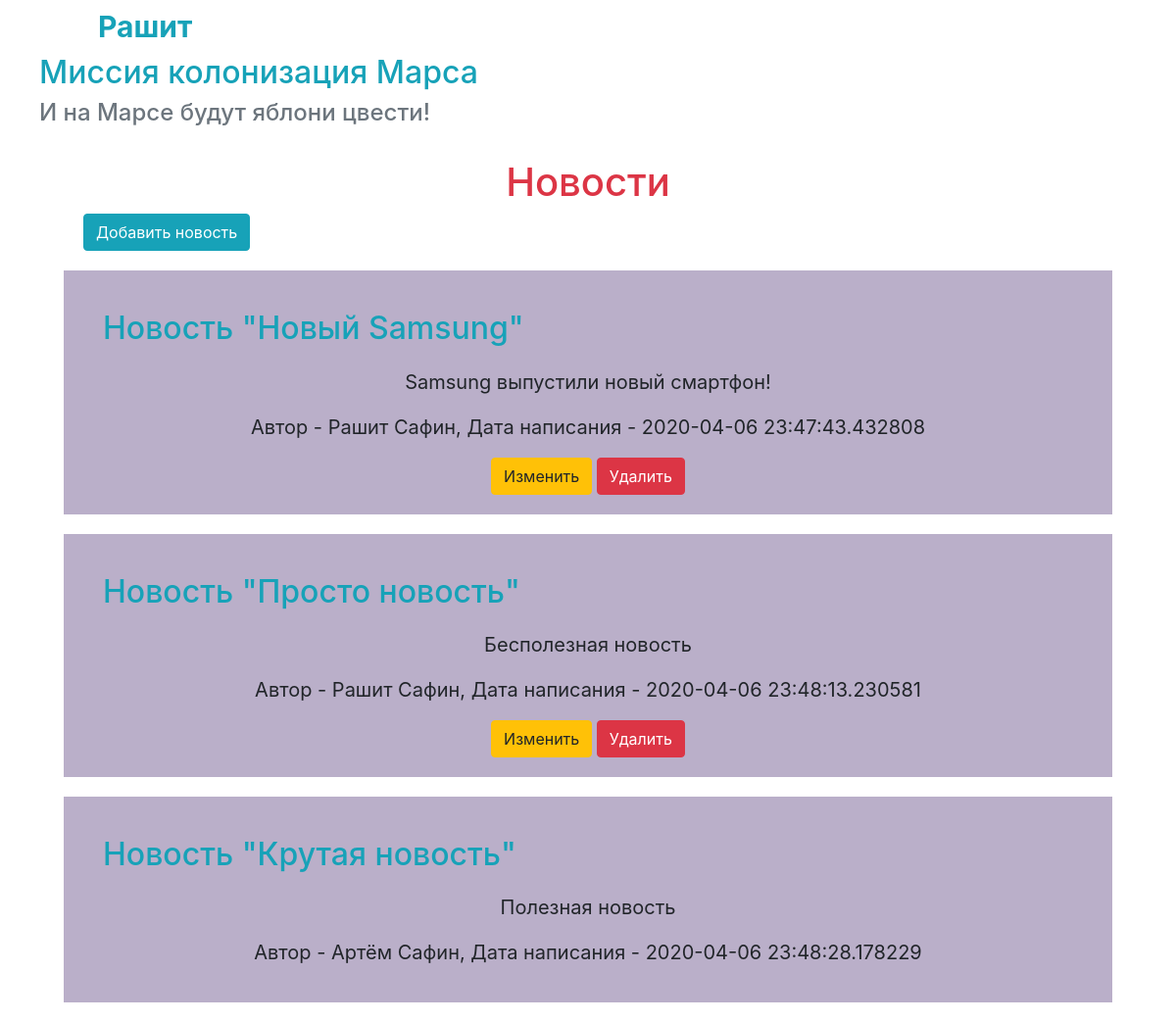
/ (signed in), run on the app's committed database.
### data/users.py (models this page shows, shortened)
class User(SqlAlchemyBase, UserMixin):
    __tablename__ = 'users'
    id = sqlalchemy.Column(sqlalchemy.Integer, primary_key=True, autoincrement=True)
    surname = sqlalchemy.Column(sqlalchemy.String)
    name = sqlalchemy.Column(sqlalchemy.String)
    age = sqlalchemy.Column(sqlalchemy.Integer)
    news = orm.relation("News", back_populates="user")
    position = sqlalchemy.Column(sqlalchemy.String)
    speciality = sqlalchemy.Column(sqlalchemy.String)
    address = sqlalchemy.Column(sqlalchemy.String)
    email = sqlalchemy.Column(sqlalchemy.String, unique=True)
    hashed_password = sqlalchemy.Column(sqlalchemy.String)
    modified_date = sqlalchemy.Column(sqlalchemy.DateTime)

### data/news.py (models this page shows)
class News(SqlAlchemyBase):
    __tablename__ = 'news'
    id = sqlalchemy.Column(sqlalchemy.Integer, primary_key=True, autoincrement=True)
    title = sqlalchemy.Column(sqlalchemy.String, nullable=True)
    content = sqlalchemy.Column(sqlalchemy.String, nullable=True)
    created_date = sqlalchemy.Column(sqlalchemy.DateTime, default=datetime.datetime.now())
    is_private = sqlalchemy.Column(sqlalchemy.Boolean, default=False)
    user_id = sqlalchemy.Column(sqlalchemy.Integer, sqlalchemy.ForeignKey("users.id"))
    user = orm.relation("User")

### main.py (the view)
@app.route('/')
def news_journal():
    db_session = create_session()
    if current_user.is_authenticated:
        news = db_session.query(News).filter(
            (News.user == current_user) | (News.is_private != True))
    else:
        news = db_session.query(News).filter(News.is_private != True)
    return render_template('news_journal.html', title='Новости', news=news)

### data/db_session.py (called while the page is built)
def create_session() -> Session:
    global __factory
    return __factory()

### main.py (called while the page is built)
@login_manager.user_loader
def load_user(user_id):
    db_session = create_session()
    return db_session.query(User).get(user_id)

### templates/news_journal.html
{% extends "base.html" %}
{% block content %}
    <h1 class="text-center text-danger">Новости</h1>
    {% if current_user.is_authenticated %}
        <a href="add_news" class="btn btn-info margin_20px_left">Добавить новость</a>
    {% endif %}
    {% for item in news %}
        <div class="text-center margin_20px padding_20px purple-bg">
            <h2 class="text-left text-info margin_20px">Новость "{{ item.title }}"</h2>
            <p class="font_20px">{{ item.content }}</p>
            <p class="font_20px">Автор - {{ item.user.name + ' ' + item.user.surname }}, Дата написания - {{ item.created_date }}</p>
        {% if current_user.is_authenticated and current_user == item.user %}
            <div>
                <a href="/edit_news/{{ item.id }}" class="btn btn-warning">Изменить</a>
                <a href="/news_delete/{{ item.id }}" class="btn btn-danger">Удалить</a>
            </div>
        {% endif %}
        </div>
    {% endfor %}
{% endblock %}

### templates/base.html (shortened to what this page needs)
<!DOCTYPE html>
<html lang="en">
<head>
    <link rel="stylesheet"
          href="https://stackpath.bootstrapcdn.com/bootstrap/4.4.1/css/bootstrap.min.css"
>
    <link rel="stylesheet" type="text/css" href="../static/css/style.css" >
</head>
<body>
    <nav>
        {% if current_user.is_authenticated %}
            <a class="navbar-brand text-info margin_100px_left bigger" href="/logout"> {{ current_user.name }} </a>
        {% else %}
            <a class="btn btn-primary margin_20px margin_100px_left" href="/register">Зарегистрироваться</a>
            <a class="btn btn-primary margin_20px" href="/login">Войти</a>
        {% endif %}
    </nav>
    <h2 class="text-info margin_20px_left">Миссия колонизация Марса</h2>
    <h4 class="text-muted margin_20px_left">И на Марсе будут яблони цвести!</h4>
    <br>
    <main role="main" class="container">
        {% block content %}{% endblock %}
    </main>
</body>
</html>

### static/css/style.css (style rules this page uses)
.margin_20px_left { margin-left: 40px; }
.margin_20px { margin: 20px; }
.padding_20px { padding: 20px; }
.margin_100px_left { margin-left: 100px; }
.bigger { font-weight: bold; font-size: 30px; }
.purple-bg { background-color: #baafc9; }
.font_20px { font-size: 20px; }

### data on the page
User: name "Рашит"
News: title "Новый Samsung", content "Samsung выпустили новый смартфон!", user "Рашит Сафин", created_date "2020-04-06 23:47:43.432808"
News: title "Просто новость", content "Бесполезная новость", user "Рашит Сафин", created_date "2020-04-06 23:48:13.230581"
News: title "Крутая новость", content "Полезная новость", user "Артём Сафин", created_date "2020-04-06 23:48:28.178229"
